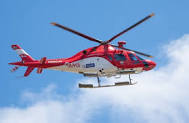
#> input picture Görüntü işleme/temel işlemler/helikopter.jpg, 189 x 123 px
$ python thresholding.py
#> lines starting #> are read from the running program, lines starting #| are printed output that depends on the picture; after the words box and inside, x2 and y2 are one past the last pixel; in counts of white or black regions, pixels touching at a corner belong together
import cv2
import numpy as np

img = cv2.imread("helikopter.jpg", 0)
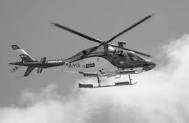
#> img: shape (123, 189); min 4, max 255, mean 161.9

ret, th1 = cv2.threshold(img, 150, 200, cv2.THRESH_BINARY)
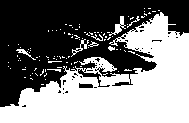
#> th1: shape (123, 189); values 0 (black) and 200 (white), 49% white; 104 white regions (95 under 20 px), largest, box (x1, y1, x2, y2) and area: (0, 12, 189, 123) 10775, (109, 16, 126, 36) 108, (71, 39, 89, 57) 72
th2 = cv2.adaptiveThreshold(
    img, 255, cv2.ADAPTIVE_THRESH_MEAN_C, cv2.THRESH_BINARY, 21, 2
)
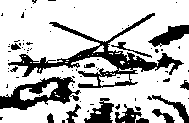
#> th2: shape (123, 189); 74.8% white; 75 black regions (59 under 20 px), largest, box (x1, y1, x2, y2) and area: (8, 13, 184, 88) 2475, (0, 77, 81, 110) 1207, (148, 25, 189, 47) 445
th3 = cv2.adaptiveThreshold(
    img, 255, cv2.ADAPTIVE_THRESH_GAUSSIAN_C, cv2.THRESH_BINARY, 21, 2
)
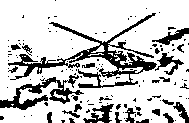
#> th3: shape (123, 189); 78.5% white; 129 black regions (103 under 20 px), largest, box (x1, y1, x2, y2) and area: (8, 13, 157, 88) 2133, (0, 75, 84, 110) 902, (83, 104, 114, 123) 265


cv2.imshow("img-th1", th1)
cv2.imshow("img-th2", th2)
cv2.imshow("img-th3", th3)

$ run again, with Görüntü işleme/temel işlemler/smile.jpg copied over Görüntü işleme/temel işlemler/helikopter.jpg
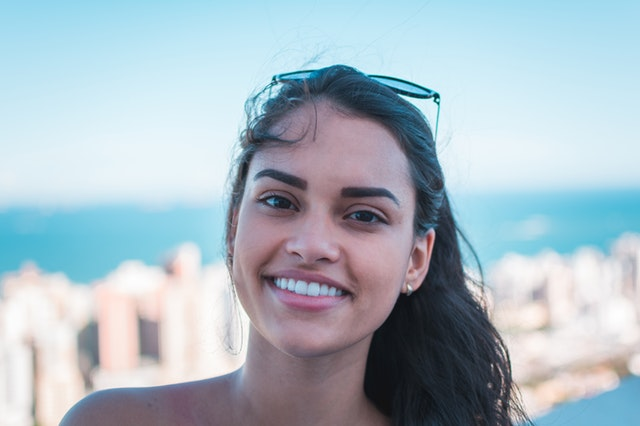
#> input picture Görüntü işleme/temel işlemler/smile.jpg, 640 x 426 px
#> `ret, th1 = cv2.threshold(img, 150, 200, cv2.THRESH_BINARY)`:
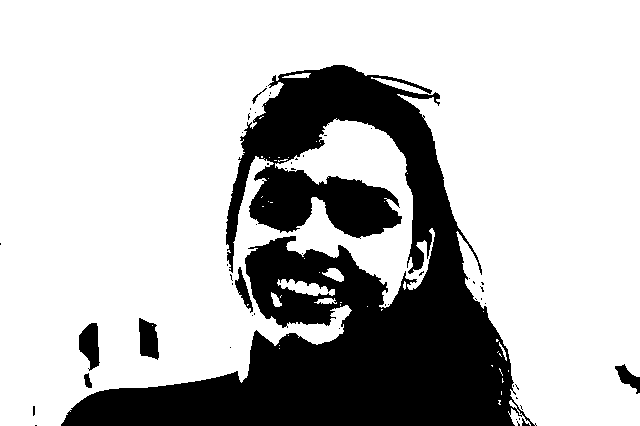
#> th1: shape (426, 640); values 0 (black) and 200 (white), 74.2% white; 52 black regions (44 under 20 px), largest, box (x1, y1, x2, y2) and area: (61, 65, 537, 426) 68076, (79, 323, 100, 371) 666, (139, 318, 159, 360) 627
#> th2: shape (426, 640); 76.4% white; 647 black regions (541 under 20 px), largest, box (x1, y1, x2, y2) and area: (225, 65, 640, 426) 23679, (253, 235, 364, 328) 3886, (462, 189, 640, 228) 3360
#> `th3 = cv2.adaptiveThreshold( img, 255, cv2.ADAPTIVE_THRESH_GAUSSIAN_C,..`:
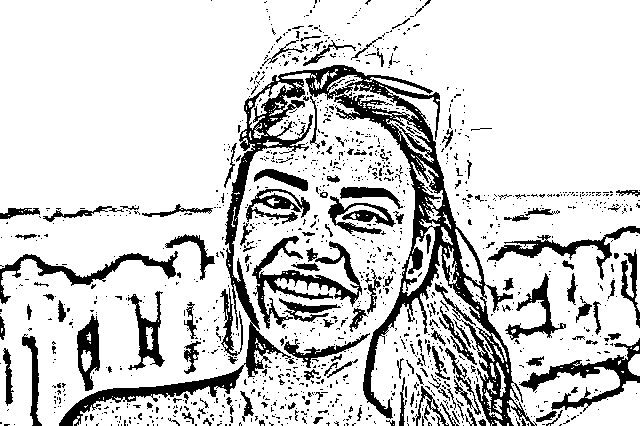
#> th3: shape (426, 640); 81.9% white; 1281 black regions (1131 under 20 px), largest, box (x1, y1, x2, y2) and area: (59, 65, 537, 426) 19078, (252, 236, 362, 329) 2511, (519, 338, 640, 412) 2016
